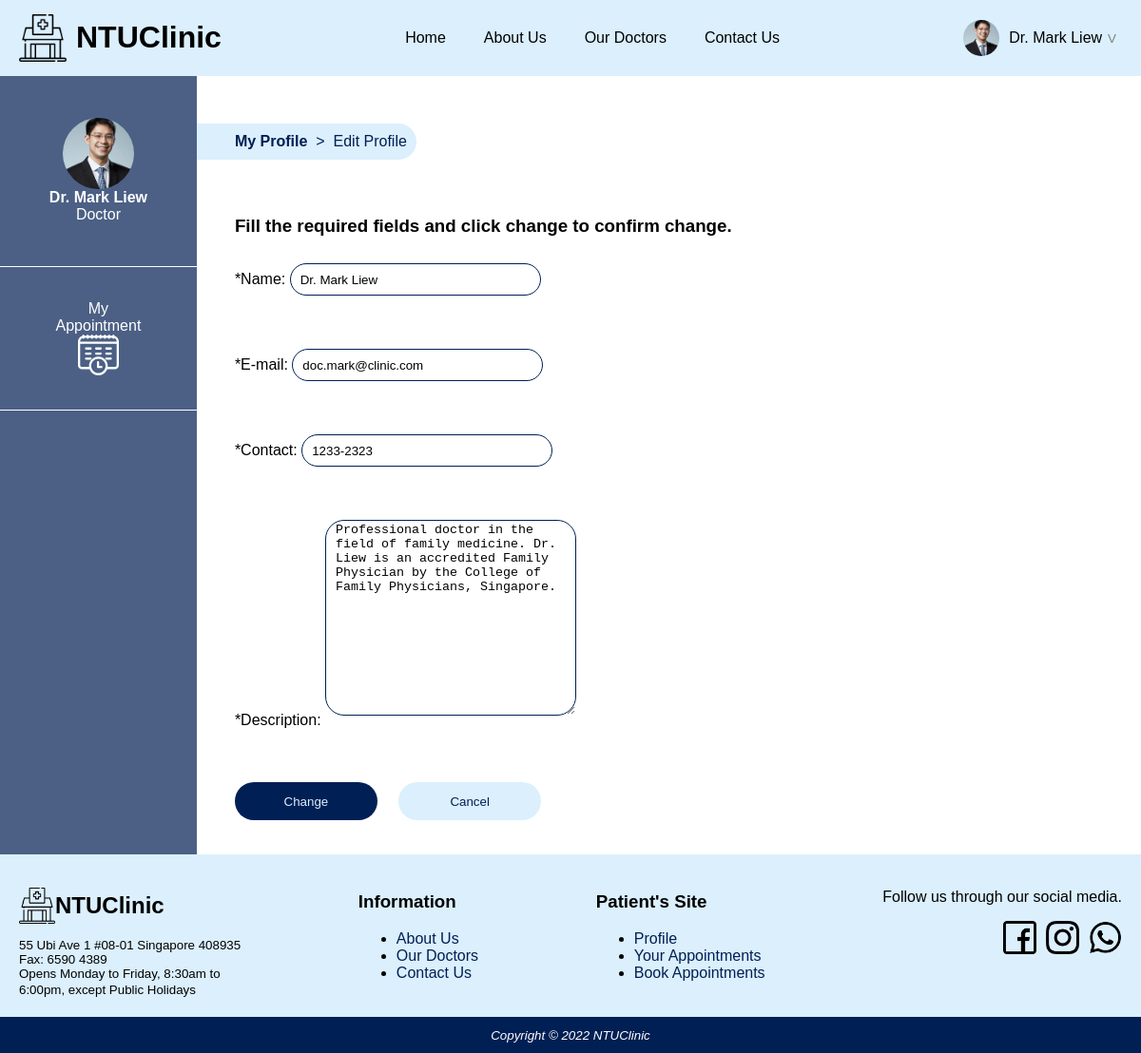
The app's page /doctor/editprofile.php (signed in) with its own data.
### tables this page shows
CREATE TABLE `Doctors` (
  `doctorid` int(10) UNSIGNED NOT NULL,
  `docname` char(255) NOT NULL,
  `description` text DEFAULT NULL,
  `clinicid` int(11) NOT NULL,
  `image` char(100) NOT NULL,
  `contact` char(10) NOT NULL,
  `joindate` varchar(11) NOT NULL,
  `certexp` varchar(11) NOT NULL,
  `email` char(100) NOT NULL,
  `password` char(255) NOT NULL
);

### methods/getUserData.php (called while the page is built, shortened)
<?php
include "dbconnect.php";
if (isset($_SESSION['valid_user']))
{
  $currentUserId = $_SESSION['valid_user_id'];
  $currentUserType = $_SESSION['valid_user_type'];
  $uid = 'userid';
  if ($currentUserType == 'doctors') {
    $uid = 'doctorid';
  }
  $query = 'select * from '.$currentUserType.' '
           ."where ".$uid."='$currentUserId'";
  $result = $dbcnx->query($query);
  if ($result->num_rows >0 )
  {
    while ($row = mysqli_fetch_assoc($result)){
      $currentUserData = $row;
    }
  }
}
?>

### doctor/editprofile.php (the view, shortened to what this page needs)
<!DOCTYPE html>
<html lang="en">
<head>
<link rel="stylesheet" href="../style.css" />
<link rel="stylesheet" href="./sidepanel.css" />
<link rel='stylesheet' href="./profile.css" />
</head>
<body>
<div id="wrapper">
	<?php include 'header.php'; ?>
	<div id="bodycontent">
	<?php include "sidepanel.php"; ?>
	<div class="leftcontent">
	<div class="breadcrumb">
    <a href="profile.php" class="botnav">
    <b>My Profile</b>
    </a>
    &nbsp;>&nbsp;
    <a href="editprofile.php" class="botnav">Edit Profile</a>
  </div>
	<div class="maincontainer">
		<h3> <b>Fill the required fields and click change to confirm change.</b></h3>
		<form method="post" action="editedprofile.php" id="form">
		<?php
				include '../methods/getUserData.php';
				echo '<label for="fullname">*Name: </label>';
				echo '<input class="inputform" value="'.$currentUserData['docname'].'" type="text" name="fullname" id="fullname" placeholder="Enter your full name here" required/>';
				echo '<br> <br> <br>';
				echo '<label for="myEmail">*E-mail: </label>';
				echo '<input class="inputform" value="'.$currentUserData['email'].'" type="email" name="myEmail" id="myEmail" placeholder="Enter your E-mail ID here" required />';
				echo '<br> <br> <br>';
				echo '<label for="contact">*Contact: </label>';
				echo '<input class="inputform" value="'.$currentUserData['contact'].'" type="tel" id="contact" name="contact" pattern="[0-9]{4}-[0-9]{4}" placeholder="9999-9999" required/>';
				echo '<br> <br> <br>';
				echo '<label for="desc">*Description: </label>';
				echo '<textarea class="inputarea" name="desc" id="desc" placeholder="Enter your description here" required/>'.$currentUserData['description'].'</textarea>';
			?>
			<br> <br> <br>
			<input class="darkbluebutton" type="submit" value="Change" /> &nbsp; &nbsp;
			<input class="primarybutton" type ="button" value="Cancel" onclick="history.back()" />
			<br> <br> <br>
		</form>
	</div>
</div>
	</div>
	<?php include "footer.php";?>
</body>

### doctor/header.php (shortened to what this page needs)
<?php
  echo '
  <script type="text/javascript" src="../methods/getPath.js"></script>
  <header>
  <div id="headerlogo">
    <img src="../images/cliniclogo.png" width="50" height="50" class="icon"/>
    <h1> NTUClinic </h1>
  </div>
  <nav id="headernav">
    <a href="javascript:getAbsolutePath(\'home.php\',\'\');" class="topnav">Home</a>
    <a href="javascript:getAbsolutePath(\'about.php\',\'\');" class="topnav">About Us</a>
    <a href="javascript:getAbsolutePath(\'doctors.php\',\'\');" class="topnav">Our Doctors</a>
    <a href="javascript:getAbsolutePath(\'contact.php\',\'\');" class="topnav">Contact Us</a>
  </nav>';
?>
<?php
include '../methods/getUserData.php';
  if (isset($_SESSION['valid_user']))
  {
    echo "<a class='headerprofile' id='headerbutton' onClick='hidePopup()'>";
    echo '<img src="../images/doctors/'.$currentUserData['image'].'" width="38" height="38" class="icon profimg">';
    echo $_SESSION["valid_user"];
    echo "<form method=\"post\" action=\"login.php\" ><button class=\"profiledrop\" type=\"submit\">V</button></form>";
    echo "</a>";
    echo '</header>';
  }
?>

### doctor/sidepanel.php
<?php
  include '../methods/getUserData.php';
    echo '<div class="sidecontainer">';
    echo '<nav id="sidepanel">';
    echo '<a href="profile.php"><div class="panel" id="panel1">';
    echo '<img src="../images/doctors/'.$currentUserData['image'].'" width="75" height="75" class="profimg">';
    echo '<p><b>'.$currentUserData['docname'].'</b>';
    echo '<p>Doctor</p>';
    echo '</div></a>';
    echo '<a href="myappointment.php" id="sidenav">';
    echo '<div class="panel">';
    echo '<p id="abc">My<br>Appointment</p>';
    echo '<img src="../images/myapp.svg" width="43" height="43">';
    echo '</div> </a>';
    echo '</nav>';
    echo '</div>';
?>

### style.css (style rules this page uses)
body { margin: 0px; width: 100vw; min-height: 100vh; overflow-x: hidden; font-family:arial, sans-serif; }
img { object-fit: cover; }
header { background-color: #dbeffd; display: flex; flex-direction: row; align-items: center; justify-content: space-between; padding: 0px 20px; }
#headerlogo { display: flex; flex-direction: row; height: 100%; align-items: center; }
.icon { margin-right: 10px; }
.profiledrop { background: none; border: none; color: grey; cursor: pointer; }
#headernav { display: flex; flex-direction: row; }
nav > a { text-decoration: none; color: #000000; }
nav > .topnav { margin: 20px; }
.headerprofile { display: flex; flex-direction: row; align-items: center; color: #000000; text-decoration: none; cursor: pointer; }
#bodycontent { background-color: #FFFFFF; min-height: calc(100vh - 40px); }
.botnav { color:#001f54; }
.primarybutton { background: #dbeffd; color: #001f54; border: none; border-radius: 80px; height: 40px; width: 150px; cursor: pointer; margin-top: 20px; }
.darkbluebutton { background: #001f54; color: #dbeffd; border: none; border-radius: 80px; height: 40px; width: 150px; cursor: pointer; margin-top: 20px; }
#wrapper { margin: auto; }
.profimg { border-radius: 40px; }

### doctor/sidepanel.css (style rules this page uses)
.sidecontainer { width:250px; height:auto; background-color: #4c6085; color: white; width: 250px; }
.panel { display: flex; flex-direction: column; justify-content: center; align-items: center; color: white; background-color: #4c6085; cursor: pointer; height: 150px; text-align: center; border-bottom: 1px white solid; }
.panel > p { margin: 0px; }
#panel1 { height:200px; }
#sidenav { text-decoration: none; color: white; }
#bodycontent { display: flex; flex-direction: row; }
.leftcontent { width: 100%; }
.breadcrumb { color: #001f54; margin: 50px 0px 20px 0; background-color: #dbeffd; padding: 10px; padding-left: 40px; border-radius: 0 40px 40px 0; width: max-content; }
.maincontainer { padding-left: 40px; padding-top: 20px; }
label { width: 250px; }
.inputform { margin: 10px 0px; height: 30px; border-radius: 80px; border: solid 1px #001f54; padding-left: 10px; min-width: 250px; }
.inputarea { margin: 10px 0px; height: 30px; border-radius: 20px; border: solid 1px #001f54; padding-left: 10px; min-width: 250px; min-height: 200px; }
.botnav { text-decoration: none; }
.profimg { border-radius: 50px; }

### records on screen
doctors: image (picture), docname "Dr. Mark Liew", fullname "Dr. Mark Liew", myEmail "doc.mark@clinic.com", contact "1233-2323", desc "Professional doctor in the field of family medicine. Dr. Liew is an accredited Family Physician by the College of Family Physicians, Singapore."

### other values on screen
$_SESSION["valid_user"] "Dr. Mark Liew"
